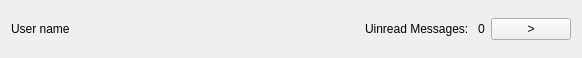
<?xml version="1.0" encoding="UTF-8"?>
<ui version="4.0">
 <class>UserForm</class>
 <widget class="QWidget" name="UserForm">
  <property name="geometry">
   <rect>
    <x>0</x>
    <y>0</y>
    <width>582</width>
    <height>58</height>
   </rect>
  </property>
  <property name="windowTitle">
   <string>Form</string>
  </property>
  <layout class="QHBoxLayout" name="horizontalLayout">
   <item>
    <widget class="QLabel" name="lblUserName">
     <property name="text">
      <string>User name</string>
     </property>
    </widget>
   </item>
   <item>
    <spacer name="horizontalSpacer">
     <property name="orientation">
      <enum>Qt::Orientation::Horizontal</enum>
     </property>
     <property name="sizeHint" stdset="0">
      <size>
       <width>40</width>
       <height>20</height>
      </size>
     </property>
    </spacer>
   </item>
   <item>
    <widget class="QLabel" name="label">
     <property name="text">
      <string>Uinread Messages: </string>
     </property>
    </widget>
   </item>
   <item>
    <widget class="QLabel" name="lblUnreadMsg">
     <property name="text">
      <string>0</string>
     </property>
    </widget>
   </item>
   <item>
    <widget class="QPushButton" name="GoToChat">
     <property name="text">
      <string>&gt;</string>
     </property>
    </widget>
   </item>
  </layout>
 </widget>
 <resources/>
 <connections/>
</ui>
